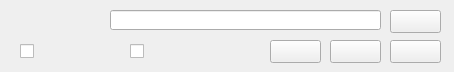
<?xml version="1.0" encoding="UTF-8"?>
<ui version="4.0">
 <class>Options</class>
 <widget class="QWidget" name="Options">
  <property name="geometry">
   <rect>
    <x>0</x>
    <y>0</y>
    <width>454</width>
    <height>72</height>
   </rect>
  </property>
  <property name="windowTitle">
   <string/>
  </property>
  <widget class="QPushButton" name="pushButtonOk">
   <property name="geometry">
    <rect>
     <x>270</x>
     <y>40</y>
     <width>51</width>
     <height>23</height>
    </rect>
   </property>
   <property name="text">
    <string/>
   </property>
  </widget>
  <widget class="QPushButton" name="pushButtonApply">
   <property name="geometry">
    <rect>
     <x>330</x>
     <y>40</y>
     <width>51</width>
     <height>23</height>
    </rect>
   </property>
   <property name="text">
    <string/>
   </property>
  </widget>
  <widget class="QPushButton" name="pushButtonCancel">
   <property name="geometry">
    <rect>
     <x>390</x>
     <y>40</y>
     <width>51</width>
     <height>23</height>
    </rect>
   </property>
   <property name="text">
    <string/>
   </property>
  </widget>
  <widget class="QLabel" name="labelMusicSaveDir">
   <property name="geometry">
    <rect>
     <x>20</x>
     <y>10</y>
     <width>91</width>
     <height>21</height>
    </rect>
   </property>
   <property name="font">
    <font>
     <family>ADMUI3Lg</family>
     <pointsize>9</pointsize>
     <weight>50</weight>
     <bold>false</bold>
    </font>
   </property>
   <property name="text">
    <string/>
   </property>
  </widget>
  <widget class="QLineEdit" name="lineEditMusicSaveDir">
   <property name="geometry">
    <rect>
     <x>110</x>
     <y>10</y>
     <width>271</width>
     <height>20</height>
    </rect>
   </property>
   <property name="focusPolicy">
    <enum>Qt::NoFocus</enum>
   </property>
   <property name="frame">
    <bool>true</bool>
   </property>
   <property name="readOnly">
    <bool>true</bool>
   </property>
  </widget>
  <widget class="QCheckBox" name="checkBoxAutoDownload">
   <property name="geometry">
    <rect>
     <x>20</x>
     <y>40</y>
     <width>91</width>
     <height>23</height>
    </rect>
   </property>
   <property name="text">
    <string/>
   </property>
  </widget>
  <widget class="QCheckBox" name="checkBoxAutoHide">
   <property name="geometry">
    <rect>
     <x>130</x>
     <y>40</y>
     <width>71</width>
     <height>23</height>
    </rect>
   </property>
   <property name="text">
    <string/>
   </property>
  </widget>
  <widget class="QPushButton" name="pushButtonOkSelect">
   <property name="geometry">
    <rect>
     <x>390</x>
     <y>10</y>
     <width>51</width>
     <height>23</height>
    </rect>
   </property>
   <property name="text">
    <string/>
   </property>
  </widget>
 </widget>
 <resources/>
 <connections/>
</ui>
